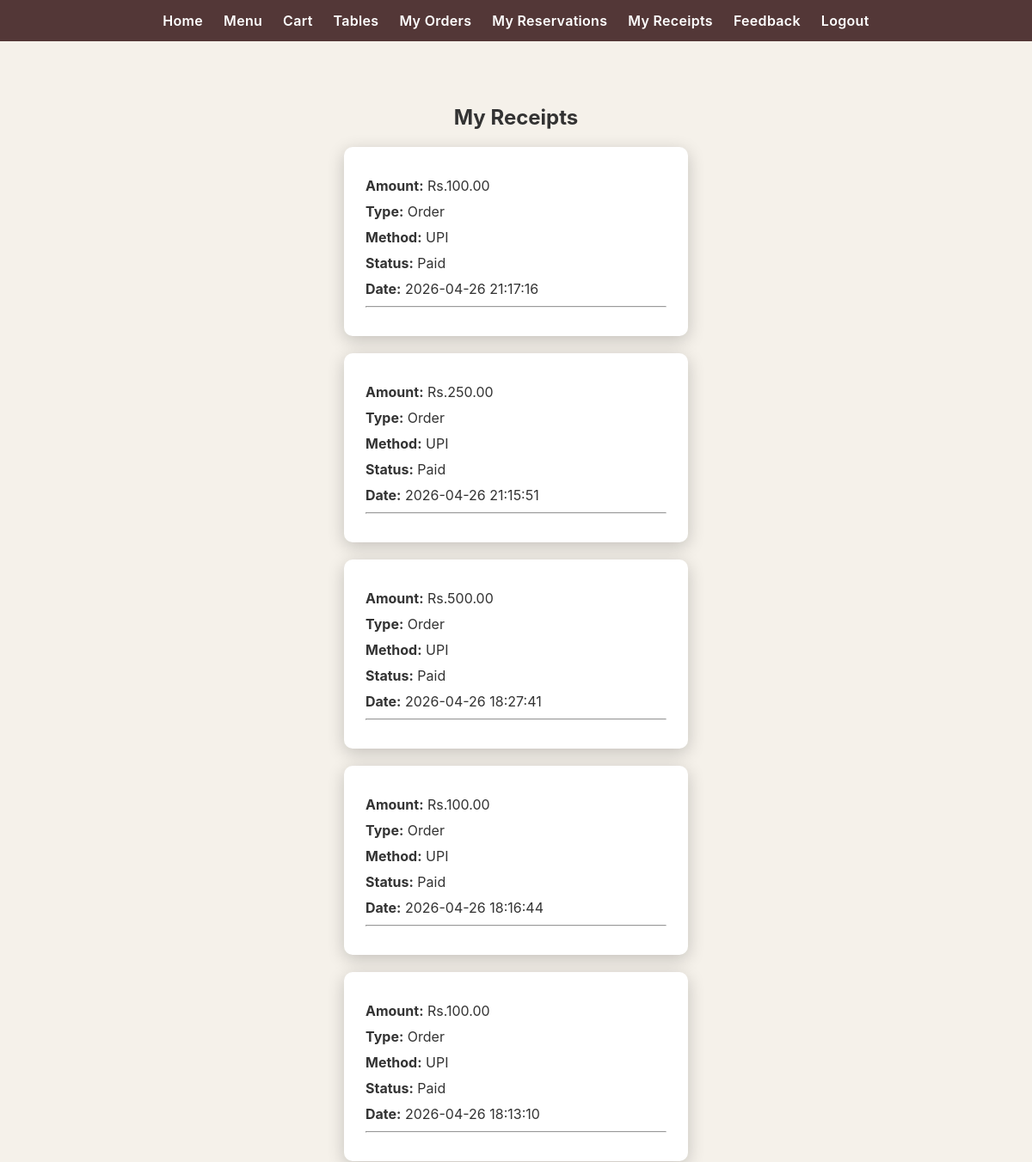
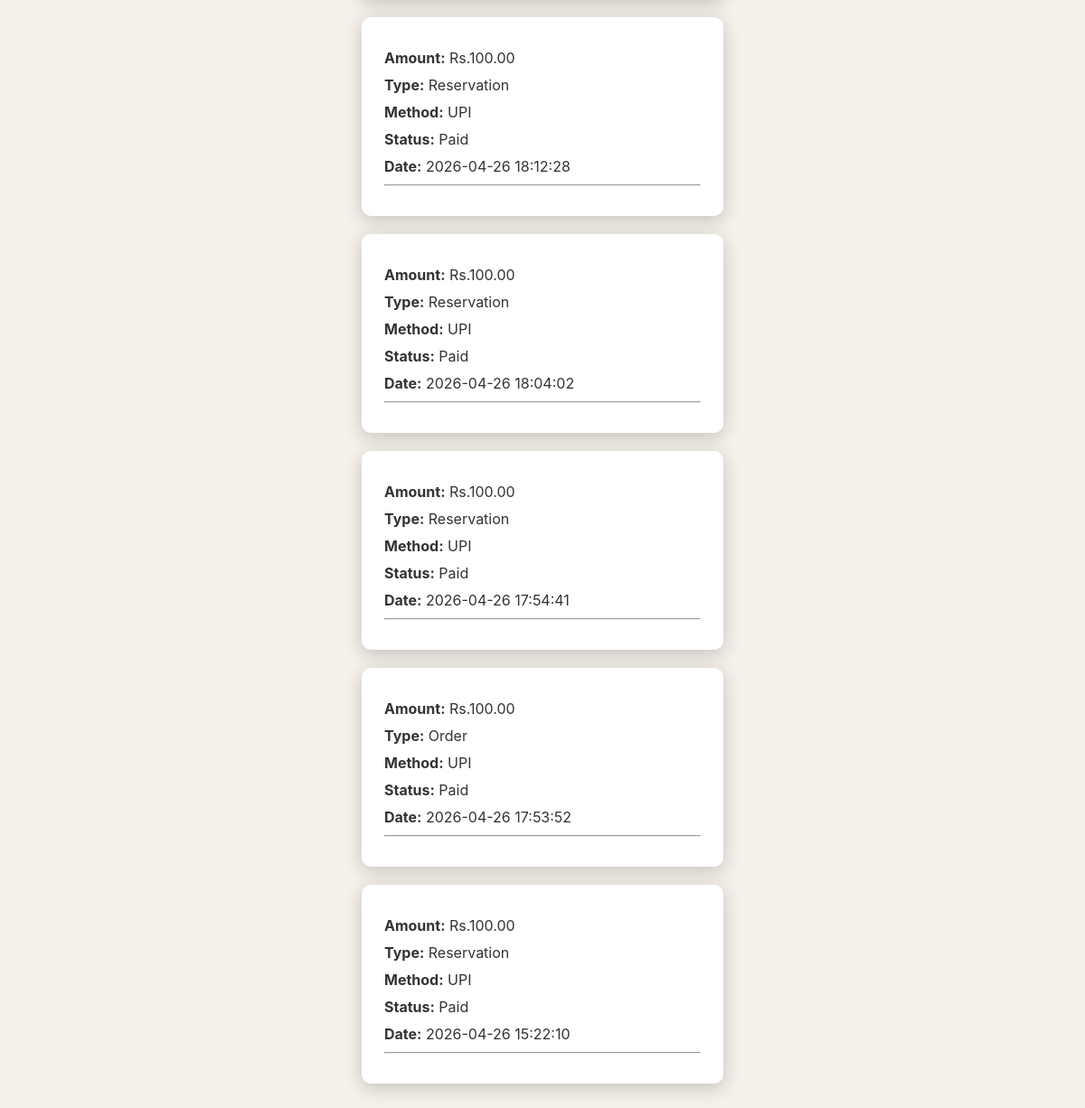
Screenshot of /user/receipts.php (signed in) with the database file from the repository (2 pictures, top to bottom).
### tables this page shows
CREATE TABLE `payments` (
  `id` int(11) NOT NULL AUTO_INCREMENT,
  `ref_id` int(11) DEFAULT NULL,
  `amount` decimal(10,2) DEFAULT NULL,
  `type` enum('order','reservation') DEFAULT NULL,
  `method` varchar(50) DEFAULT NULL,
  `status` enum('Paid','Pending') DEFAULT NULL,
  `payment_time` datetime DEFAULT CURRENT_TIMESTAMP,
  PRIMARY KEY (`id`)
);

### user/receipts.php (the view, shortened to what this page needs)
<?php
include 'navbar.php';
?>
<div class="container">
<h2 align="center">My Receipts</h2>
<?php
$user = $_SESSION['user'];
$res = mysqli_query($conn,"
SELECT * FROM payments
WHERE ref_id='$user'
ORDER BY id DESC
");
while($r = mysqli_fetch_assoc($res)){
?>
<div class="receipt-box" style="margin-bottom:20px;">
<p><strong>Amount:</strong> Rs.<?php echo $r['amount']; ?></p>
<p><strong>Type:</strong> <?php echo ucfirst($r['type']); ?></p>
<p><strong>Method:</strong> <?php echo $r['method']; ?></p>
<p><strong>Status:</strong> <?php echo $r['status']; ?></p>
<p><strong>Date:</strong> <?php echo $r['payment_time']; ?></p>
<hr>
</div>
<?php } ?>
</div>

### style.css (style rules this page uses)
* { box-sizing:border-box }
body { margin: 0; font-family: -apple-system, BlinkMacSystemFont, "Segoe UI", Arial, sans-serif; }
body { margin:0;background:#f5f1ea;color:#333 }
.container { width:92%;max-width:1100px;margin:24px auto }
.container { padding: 30px; }
.receipt-box { background: #fff; padding: 25px; margin: auto; max-width: 400px; border-radius: 10px; box-shadow: 0 5px 20px rgba(0,0,0,0.2); }
.receipt-box p { margin: 10px 0; font-size: 16px; }

### rows the page displays
payments: amount "100.00", type "Order", method "UPI", status "Paid", payment_time "2026-04-26 21:17:16"
payments: amount "250.00", type "Order", method "UPI", status "Paid", payment_time "2026-04-26 21:15:51"
payments: amount "500.00", type "Order", method "UPI", status "Paid", payment_time "2026-04-26 18:27:41"
payments: amount "100.00", type "Order", method "UPI", status "Paid", payment_time "2026-04-26 18:16:44"
payments: amount "100.00", type "Order", method "UPI", status "Paid", payment_time "2026-04-26 18:13:10"
payments: amount "100.00", type "Reservation", method "UPI", status "Paid", payment_time "2026-04-26 18:12:28"
payments: amount "100.00", type "Reservation", method "UPI", status "Paid", payment_time "2026-04-26 18:04:02"
payments: amount "100.00", type "Reservation", method "UPI", status "Paid", payment_time "2026-04-26 17:54:41"
payments: amount "100.00", type "Order", method "UPI", status "Paid", payment_time "2026-04-26 17:53:52"
payments: amount "100.00", type "Reservation", method "UPI", status "Paid", payment_time "2026-04-26 15:22:10"
